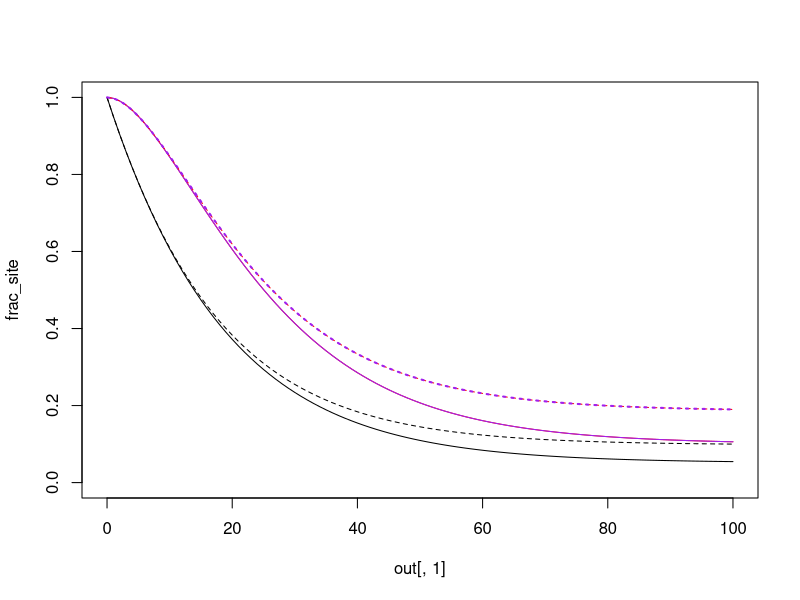
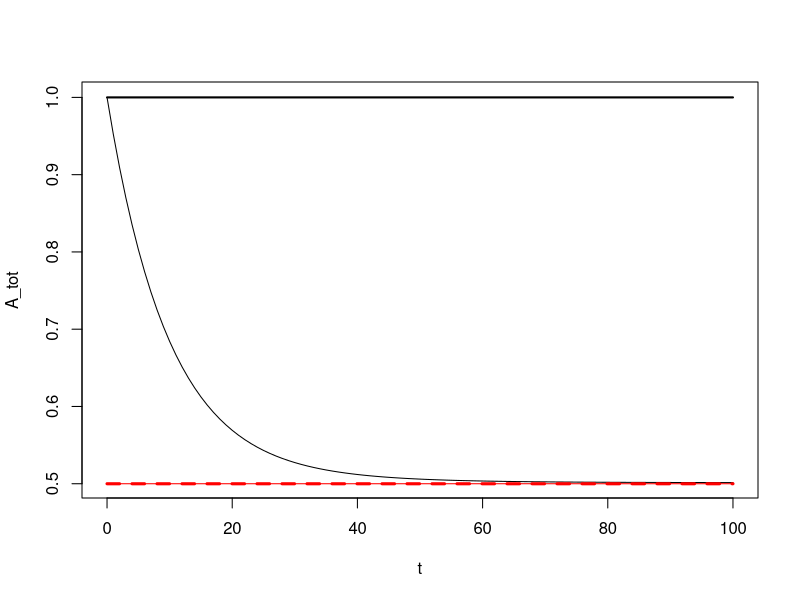

These figures' R source, in order: (Note: this script raises an error after producing the figures.)

library(deSolve)

graphics.off()

MonomericModel <- function(t, state, parameters) {
  with(as.list(c(state, parameters)), {
    dr    <- -2*kon*r*a + koff*ra
    da    <- -2*kon*r*a + koff*ra
    dra   <- 2*kon*r*a - koff*ra + 2*koff*ra2 - kon*ra*a
    dra2 <- kon*ra*a - 2*koff*ra2
    list(c(dr, da, dra, dra2))
  })
}

MonomericModelGood <- function(t, state, parameters) {
  with(as.list(c(state, parameters)), {
    dr    <- -2*kon*r*a + koff*ra
    da    <- -(2*r + ra)*kon*a + koff*(ra + 2*ra2)
    dra   <- 2*kon*r*a - koff*ra + 2*koff*ra2 - kon*ra*a
    dra2 <- kon*ra*a - 2*koff*ra2
    list(c(dr, da, dra, dra2))
  })
}


parameters <- c(kon=1*1e8/(1e12)*60, koff=0.05)

ra2_initial <- 0.5

state <- c(r=0, a=0, ra=0, ra2=ra2_initial)

times <- seq(0, 100, by=1)

out <- ode(y=state, times=times, func=MonomericModel, parms=parameters, maxsteps=10000)
out2 <- ode(y=state, times=times, func=MonomericModelGood, parms=parameters, maxsteps=10000)

t   <- out[, 1]
r   <- out[, 2]
a   <- out[, 3]
ra  <- out[, 4]
ra2 <- out[, 5]

A_tot <- a + ra + 2*ra2

R_tot <- r + ra + ra2

frac_site  <- (ra + 2*ra2)/(2*(r + ra + ra2))
frac_RNA <- (ra + ra2)/(r + ra + ra2)
frac_RNA_peter <- 2*frac_site - frac_site^2

dev.new(height=4, width=4)
plot(out[, 1], frac_site, type="l", ylim=c(0, 1), xlim=c(0, max(times)))
lines(out[, 1], frac_RNA, col="red")
lines(out[, 1], frac_RNA_peter, col="purple")

dev.new(xpos=400, height=4, width=4)

plot(t, A_tot, type="l")
lines(t, R_tot, col="red")


out <- ode(y=state, times=times, func=MonomericModelGood, parms=parameters, maxsteps=10000)

t   <- out[, 1]
r   <- out[, 2]
a   <- out[, 3]
ra  <- out[, 4]
ra2 <- out[, 5]

A_tot <- a + ra + 2*ra2

R_tot <- r + ra + ra2

frac_site  <- (ra + 2*ra2)/(2*(r + ra + ra2))
frac_RNA <- (ra + ra2)/(r + ra + ra2)
frac_RNA_peter <- 2*frac_site - frac_site^2

# dev.new(height=4, width=4)
dev.set(2)
lines(out[, 1], frac_site, lty=2)
lines(out[, 1], frac_RNA, col="red", lty=2)
lines(out[, 1], frac_RNA_peter, col="purple", lty=3, lwd=2)

dev.set(3)

lines(t, A_tot, lwd=2)
lines(t, R_tot, col="red", lwd=3, lty=2)


break

legend(0, 1, legend=c("frac site", "frac RNA", "frac RNA_peter"),
       col=c("black", "red", "purple"), lwd=1)

dev.new(xpos=400, height=4, width=4)

plot(t, A_tot, type="l")
lines(t, R_tot, col="red")
